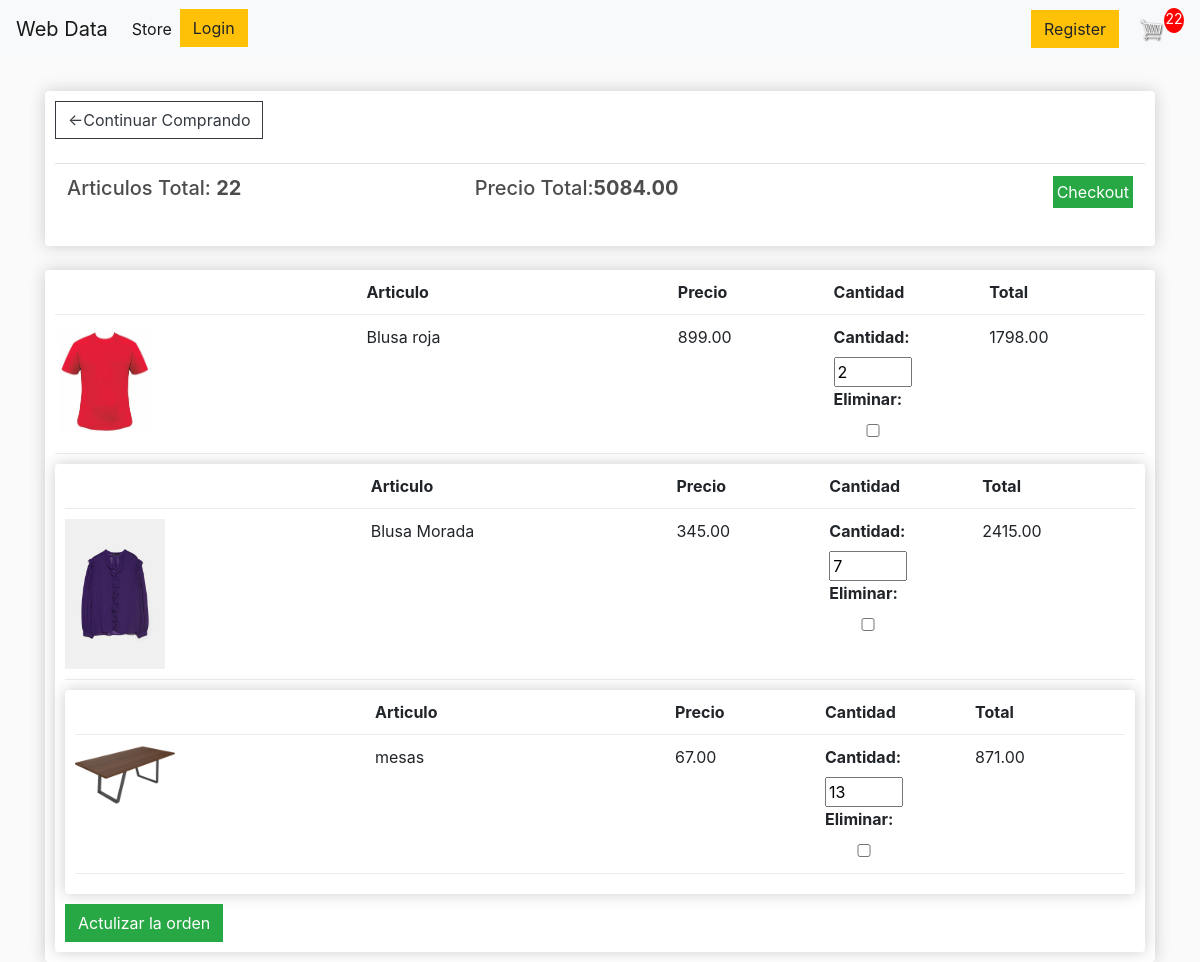
The page /cart/ (signed in) on the database as committed earlier.
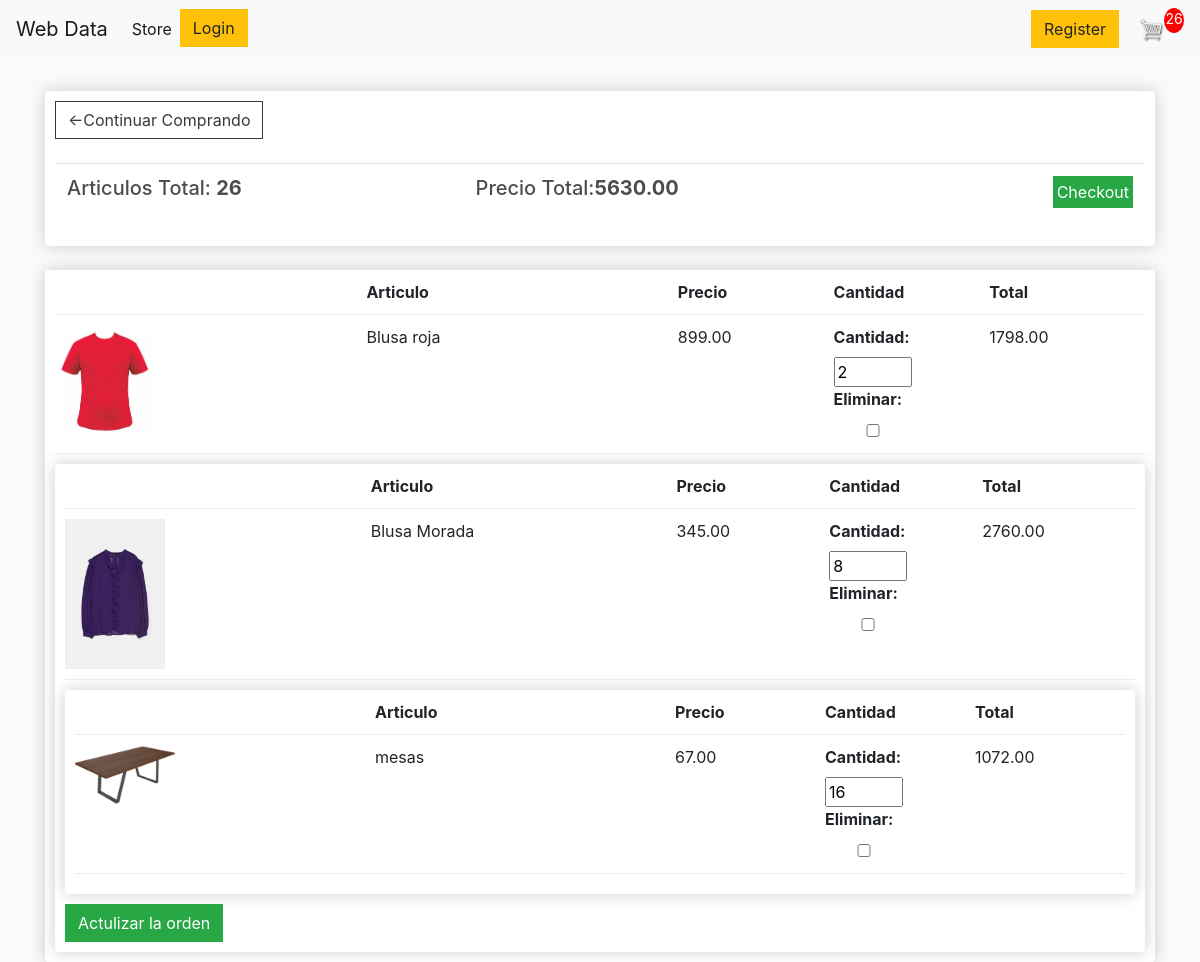
The same page on the database as committed later.
### store/models.py (models this page shows, shortened)
class Order(models.Model):
    OPEN = 0
    SUBMITTED = 1
    STATUSES= ((OPEN, 'Abierto'),(SUBMITTED,'Completado'))
    status =  models.IntegerField(choices=STATUSES, default=OPEN)
    user = models.ForeignKey(User,on_delete=models.SET_NULL,null=True,blank=True)
    date_ordered = models.DateTimeField(auto_now_add=True)
    transaction_id = models.CharField(max_length=100,null=True)
    @property
    def get_cart_total(self):
        orderitems = self.orderitem_set.all()
        total = sum([item.get_total for item in orderitems])
        return total
    @property
    def is_empty(self):
        return self.orderitem_set.all().count() == 0
    @property
    def get_cart_items(self):
        orderitems = self.orderitem_set.all()
        total = sum([item.cantidad for item in orderitems])
        return total

class OrderItem(models.Model):
    producto = models.ForeignKey(Producto,on_delete=models.CASCADE,null=True)
    order = models.ForeignKey(Order,on_delete=models.CASCADE,null=True)
    cantidad = models.PositiveIntegerField(default=1,validators=[MinValueValidator(1)])
    date_added = models.DateTimeField(auto_now_add=True)
    @property
    def get_total(self):
        total = self.producto.precio * self.cantidad
        return total

class Producto(models.Model):
    nombre = models.CharField(max_length=60)
    tags = models.ManyToManyField(ProductoTag,blank=True)
    descripcion = models.TextField(blank=True)
    precio = models.DecimalField('Precio',max_digits=6,decimal_places=2)
    slug = models.SlugField(max_length=48)
    activo = models.BooleanField(default=True)
    en_stock = models.BooleanField(default=True)
    actualizacion = models.DateTimeField(auto_now=True)
    class Meta:
        ordering=('nombre',)
        verbose_name_plural=('Productos')

class ProductoImagen(models.Model):
    producto = models.ForeignKey(
                Producto,
                on_delete= models.CASCADE,
                related_name="imagenes")
    imagen = models.ImageField(upload_to='imagenes-del-producto')
    thumbnail =  models.ImageField(upload_to='producto-thumbnails',null=True,blank=True)
    class Meta:
        verbose_name = ('Imagen de Producto')
        verbose_name_plural=('Imagenes de Productos')

### store/views.py (the view)
# urls.py: path('cart/',views.cart,name='cart'),
def cart(request):
    if not request.order:
        return render(request,'store/cart.html',{ 'formset': None})
    if request.method == 'POST':
        formset = OrderItemLineFormSet(request.POST,instance=request.order)
        if formset.is_valid():
            formset.save()
            return HttpResponseRedirect(reverse('store:cart'))
    else:
        formset = OrderItemLineFormSet(instance=request.order)
    if request.order.is_empty:
        return render(request,'store/cart.html',{ 'formset': None})
    return render(request,'store/cart.html',{ 'formset': formset})

### store/templates/store/cart.html (shortened to what this page needs)
{% extends 'store/base.html' %}
{% load static %}
{% block content %}
<div class="row">
<div class="col-lg-12">
  {% if formset %}
  <div class="box-element">
    <a  class="btn btn-outline-dark" href="{% url 'store:store' %}">&#x2190;Continuar Comprando</a>
    <br>
    <br>
    <table class="table">
      <tr>
        <th><h5>Articulos Total: <strong>{{ request.order.get_cart_items  }}</strong></h5></th>
        <th><h5>Precio Total:<strong>{{ request.order.get_cart_total}}</strong></h5></th>
        <th>
          <a  style="float:right;padding:3px;" class="btn btn-success" href="{% url 'store:checkout' %}">
          Checkout</a>
        </th>
      </tr>
    </table>
  </div>
  <br>
  <form method="post">
  {% for form in formset  %}
  <div class="box-element">
    <div class="cart-row">
      <div style="flex:2"></div>
      <div style="flex:2"><strong>Articulo</strong></div>
      <div style="flex:1"><strong>Precio</strong></div>
      <div style="flex:1"><strong>Cantidad</strong></div>
      <div style="flex:1"><strong>Total</strong></div>
    </div>
    <div class="cart-row">
      {% if  form.instance.producto.imagenes.all %}
        {% with form.instance.producto.imagenes.all|first as obj %}
          <div style="flex:2"><img class="row-image" src="{{ obj.imagen.url }}"></div>
        {% endwith %}
      {% else %}
        <div style="flex:2"><img class="row-image" src="{% static 'images/placeholder.png' %}"></div>
     {% endif %}
      <div style="flex:2"><p>{{ form.instance.producto.nombre }}</p></div>
        <div style="flex:1"><p>{{ form.instance.producto.precio }}</p></div>
      <div style="flex:1">
        <div class="quantity">
         {{ form }}
        </div>
      </div>
      <div style="flex:1"><p>{{ form.instance.get_total}}</p></div>
    </div>
  {%endfor%}
  </div>
  <button  style="margin-top: 10px;" type="submit" class="btn btn-success">Actulizar la orden</button>
</form>
  {% endif %}
</div>
</div>
{% endblock %}

### templates/store/base.html (shortened to what this page needs)
{% load static %}
<!DOCTYPE html>
<html lang="es" dir="ltr">
  <head>
    <link rel="stylesheet" href="https://stackpath.bootstrapcdn.com/bootstrap/4.5.0/css/bootstrap.min.css">
    <link rel="stylesheet" href="{% static 'css/main.css'%}">
  </head>
  <body>
    <nav class="navbar navbar-expand-lg navbar-light bg-light">
    <a class="navbar-brand" href="#">Web Data</a>
    <div class="collapse navbar-collapse" id="navbarSupportedContent">
      <ul class="navbar-nav mr-auto">
        <li class="nav-item active">
          <a class="nav-link" href="{% url 'store:store' %}">Store<span class="sr-only">(current)</span></a>
        </li>
        <li class="nav-item">
        <a href="{% url 'store:login' %}" class="btn btn-warning">Login</a>
        </li>
      </ul>
      <div class="form-inline my-2 my-lg-0">
        <a  style="margin-right: 5px;" href="{% url 'store:register' %}" class="btn btn-warning">Register</a>
        <a href="{% url 'store:cart' %}">
          <img  id="cart-icon" src="{% static 'images/cart.png' %}">
        </a>
         {% if request.order %}
           <p id="cart-total">{{ request.order.get_cart_items}}</p>
          {% else %}
           <p id="cart-total">0</p>
         {%endif%}
       </div>
  </nav>
    <div class="container">
      <br>
      {% block content %}
      {% endblock %}
    </div>
  </body>
</html>

Rows that differ between the two databases and show on the page:
changed through a linked row, Order: order.get_cart_items "22" → "26"; order.get_cart_total "5084.00" → "5630.00"
Other text that changed with them:
new list line: "Articulo Precio Cantidad Total Cantidad: Eliminar: 8 ☐"
new list line: "Blusa Morada 345.00 2760.00"
new list line: "Articulo Precio Cantidad Total Cantidad: Eliminar: 16 ☐"
new list line: "mesas 67.00 1072.00"
list line gone: "Articulo Precio Cantidad Total Cantidad: Eliminar: 7 ☐"
list line gone: "Blusa Morada 345.00 2415.00"
list line gone: "Articulo Precio Cantidad Total Cantidad: Eliminar: 13 ☐"
list line gone: "mesas 67.00 871.00"
